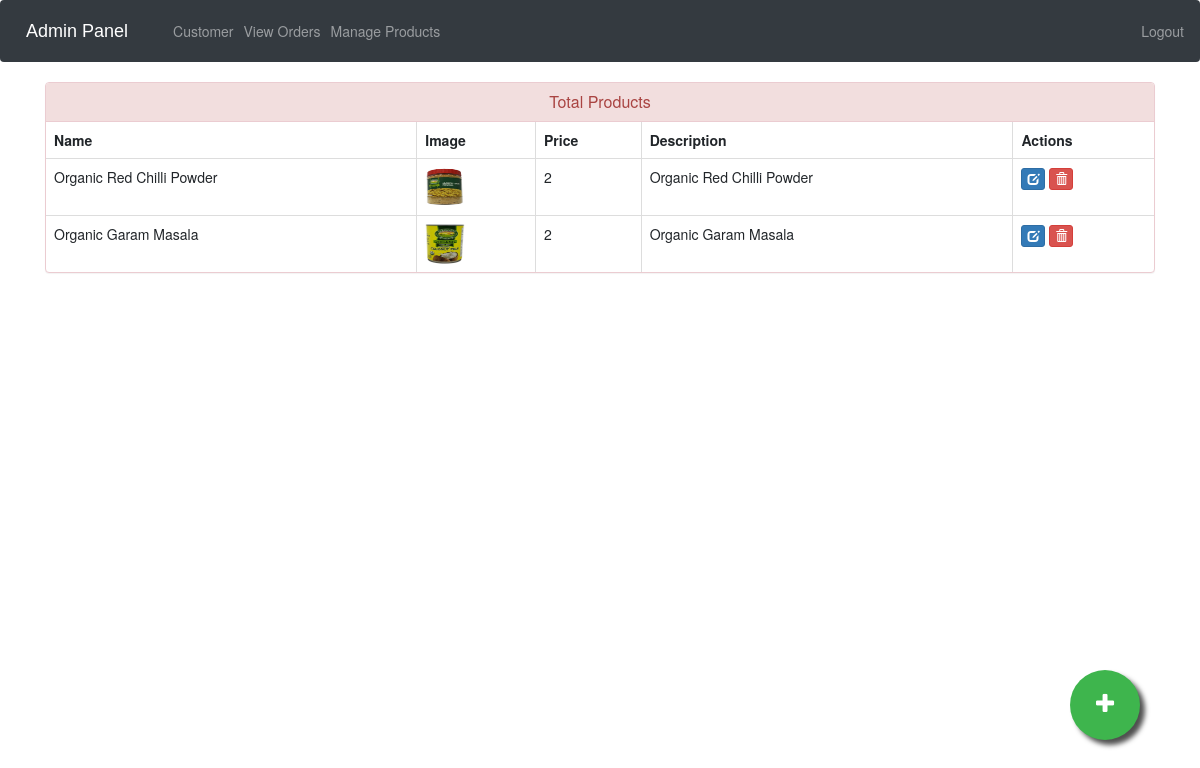
Screenshot of /admin-products (signed in) with the database file from the repository.
### ecom/models.py (models this page shows, shortened)
class Product(models.Model):
    name=models.CharField(max_length=40)
    product_image= models.ImageField(upload_to='product_image/',null=True,blank=True)
    price = models.PositiveIntegerField()
    description=models.CharField(max_length=40)

### ecom/views.py (the view)
# urls.py: path('admin-products', views.admin_products_view,name='admin-products'),
@login_required(login_url='adminlogin')
def admin_products_view(request):
    products=models.Product.objects.all()
    return render(request,'ecom/admin_products.html',{'products':products})

### templates/ecom/admin_products.html (shortened to what this page needs)
{% extends 'ecom/admin_base.html' %}
{% load static %}
{% block content %}
<head>
  <link href="//netdna.bootstrapcdn.com/bootstrap/3.0.0/css/bootstrap.min.css" rel="stylesheet" id="bootstrap-css">
</head>
<div class="container">
  <div class="panel panel-danger">
    <div class="panel-heading">
      <h6 class="panel-title">Total Products</h6>
    </div>
    <table class="table table-hover table-bordered" id="dev-table">
      <thead>
        <tr>
          <th>Name</th>
          <th>Image</th>
          <th>Price</th>
          <th>Description</th>
          <th>Actions</th>
        </tr>
      </thead>
      {% for p in products %}
  {% if p %}
      <tr>
        <td> {{p.name}}</td>
        <td> <img src="{% static p.product_image.url %}" alt="Profile Pic" height="40px" width="40px" /></td>
        <td>{{p.price}}</td>
        <td>{{p.description}}</td>
        <td><a class="btn btn-primary btn-xs" href="{% url 'update-product' p.id  %}"><span class="glyphicon glyphicon-edit"></span></a>
          <a class="btn btn-danger btn-xs" href="{% url 'delete-product' p.id  %}"><span class="glyphicon glyphicon-trash"></span></a></td>
      </tr>
      {%else%}
      <br><br><br>
      <h1>No Products!!</h1>
      {% endif %}
      {% endfor %}
    </table>
  </div>
</div>
<a href="/admin-add-product" class="float">
<i class="fa fa-plus my-float"></i>
</a>
{% endblock content %}

### templates/ecom/admin_base.html (style rules this page uses)
.fa { font-size: 23px; width: 60px; text-align: center; text-decoration: none; margin: 5px 2px; border-radius: 50%; }

### templates/ecom/admin_products.html (style rules this page uses)
a:link { text-decoration: none; }
h6 { text-align: center; }
.float { position:fixed; width:70px; height:70px; bottom:60px; right:60px; background-color:#3eb54d; color:#FFF; border-radius:50px; text-align:center; box-shadow: 5px 5px 5px #505050; }
.my-float { margin-top:22px; }

### rows the page displays
Product: name "Organic Red Chilli Powder", product_image (picture), price "2", description "Organic Red Chilli Powder"
Product: name "Organic Garam Masala", product_image (picture), price "2", description "Organic Garam Masala"
